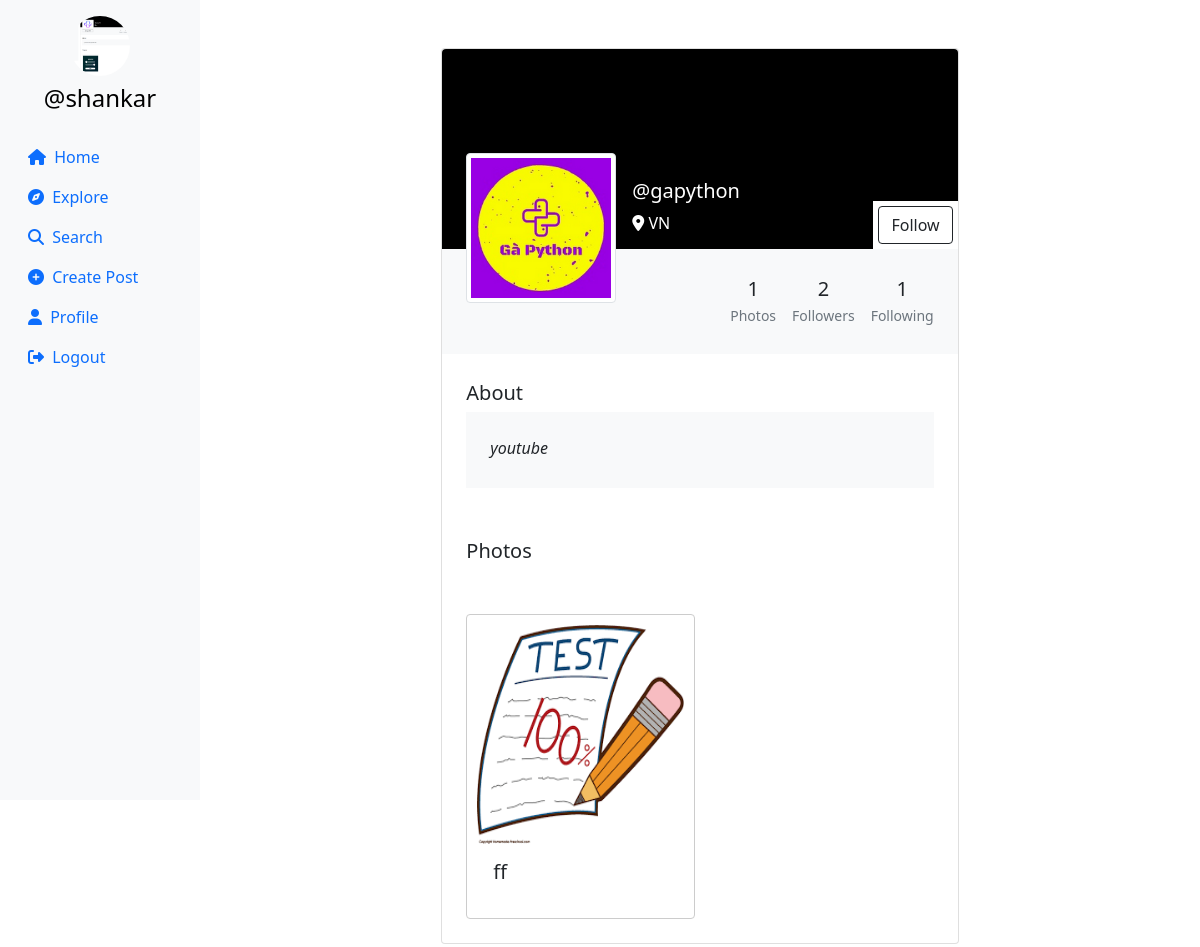
Page /profile/gapython (signed in) on the committed database.
### userauth/models.py (models this page shows, shortened)
class Profile(models.Model):
    user = models.ForeignKey(User, on_delete=models.CASCADE)
    id_user = models.IntegerField(primary_key=True, default=0)
    bio = models.TextField(blank=True, default='')
    profileimg = models.ImageField(upload_to='profile_images', default='blank-profile-picture.png')
    location = models.CharField(max_length=100, blank=True, default='')

class Post(models.Model):
    id = models.UUIDField(primary_key=True, default=uuid.uuid4)
    user = models.CharField(max_length=100)
    image = models.ImageField(upload_to='post_images')
    caption = models.TextField()
    created_at = models.DateTimeField(default=datetime.now)
    no_of_likes = models.IntegerField(default=0)

### userauth/views.py (the view, shortened to what this page needs)
# urls.py: path('profile/<str:id_user>', views.profile),
@login_required(login_url='/loginn')
def profile(request,id_user):
    user_object = User.objects.get(username=id_user)
    print(user_object)
    profile = Profile.objects.get(user=request.user)
    user_profile = Profile.objects.get(user=user_object)
    user_posts = Post.objects.filter(user=id_user).order_by('-created_at')
    user_post_length = len(user_posts)
    follower = request.user.username
    user = id_user
    if Followers.objects.filter(follower=follower, user=user).first():
        follow_unfollow = 'Unfollow'
    else:
        follow_unfollow = 'Follow'
    user_followers = len(Followers.objects.filter(user=id_user))
    user_following = len(Followers.objects.filter(follower=id_user))
    context = {
        'user_object': user_object,
        'user_profile': user_profile,
        'user_posts': user_posts,
        'user_post_length': user_post_length,
        'profile': profile,
        'follow_unfollow':follow_unfollow,
        'user_followers': user_followers,
        'user_following': user_following,
    }
    return render(request, 'profile.html', context)

### templates/profile.html (shortened to what this page needs)
{% load static %}
<!DOCTYPE html>
<html lang="en">
<head>
    <link rel="stylesheet" href="https://maxcdn.bootstrapcdn.com/bootstrap/4.5.2/css/bootstrap.min.css">
    <link href="https://cdn.jsdelivr.net/npm/bootstrap@5.0.2/dist/css/bootstrap.min.css" rel="stylesheet"
>
    <link rel="stylesheet" href="{% static 'css/app.css' %}">
</head>
<body>
    {% load static %}
    <div class="container-fluid">
        <div class="row">
            <nav class="col-md-2 d-none d-md-block sidebar" style="position: fixed;">
                <div class="text-center mt-3">
                    <img src="{{profile.profileimg.url}}" alt="Profile Picture" class="profile-pic">
                    <h4 class="mt-2"><a href="/profile/{{user}}" style="text-decoration:none;">@{{user}}</a></h4>
                </div>
                <ul class="nav flex-column mt-4">
                    <li class="nav-item">
                        <a class="nav-link active" href="/">
                            <i class="fa-solid fa-house mr-1"></i> Home
                        </a>
                    </li>
                    <li class="nav-item">
                        <a class="nav-link" href="/explore">
                            <i class="fa-solid fa-compass mr-1"></i> Explore
                        </a>
                    </li>
                    <li class="nav-item">
                        <a class="nav-link" href="#" data-bs-toggle="modal" data-bs-target="#exampleModal3">
                            <i class="fa-solid fa-magnifying-glass mr-1"></i> Search
                        </a>
                    </li>
                    <li class="nav-item">
                        <a class="nav-link" href="#" data-bs-toggle="modal" data-bs-target="#exampleModal2"
                            data-bs-whatever="@getbootstrap">
                            <i class="fa-solid fa-circle-plus mr-1"></i> Create Post
                        </a>
                    </li>
                    <li class="nav-item">
                        <a class="nav-link" href="/profile/{{user}}">
                            <i class="fa-solid fa-user mr-1"></i> Profile
                        </a>
                    </li>
                    <li class="nav-item">
                        <a class="nav-link" href="/logoutt">
                            <i class="fa-solid fa-right-from-bracket mr-1"></i> Logout
                        </a>
                    </li>
                </ul>
            </nav>
            {% load static %}
            <main role="main" class="col-md-9 ml-sm-auto col-lg-10 px-md-4">
                <section class="gradient-custom-2">
                    <div class="container py-5">
                        <div class="row d-flex justify-content-center align-items-center h-100">
                            <div class="col col-lg-9 col-xl-7">
                                <div class="card">
                                    <div class="rounded-top text-white d-flex flex-row"
                                        style="background:black; height:200px;">
                                        <div class="ms-4  d-flex flex-column" style="width: 150px; margin-top:5rem;">
                                            <img src="{{user_profile.profileimg.url}}" alt="Generic placeholder image"
                                                class="img-fluid img-thumbnail mt-4 mb-2"
                                                style="width: 150px; z-index: 1">
                                        </div>
                                        <div class="ms-3" style="margin-top: 130px;">
                                            <h5>@{{user_profile.user}}</h5>
                                            <p><i class="fa-solid fa-location-dot"></i> {{user_profile.location}}</p>
                                        </div>
                                        <div style="margin-inline-start: auto; margin-top: auto;background:white;">
                                        <form action="/follow" method="POST">
                                            {% csrf_token %}  {% if user != user_profile.user %}
                                            <button type="submit" class="btn btn-outline-dark"
                                                data-mdb-ripple-color="dark" style="z-index: 1; margin: 5px;"
                                                data-bs-toggle="modal" data-bs-target="#exampleModal1"
                                                data-bs-whatever="@getbootstrap">
                                                {{follow_unfollow}}
                                            </button>
                                            {% endif %}
</form>
                                        </div>
                                    </div>
                                    <div class="p-4 text-black" style="background-color: #f8f9fa;">
                                        <div class="d-flex justify-content-end text-center py-1">
                                            <div>
                                                <p class="mb-1 h5">{{user_post_length}}</p>
                                                <p class="small text-muted mb-0">Photos</p>
                                            </div>
                                            <div class="px-3">
                                                <p class="mb-1 h5">{{user_followers}}</p>
                                                <p class="small text-muted mb-0">Followers</p>
                                            </div>
                                            <div>
                                                <p class="mb-1 h5">{{user_following}}</p>
                                                <p class="small text-muted mb-0">Following</p>
                                            </div>
                                        </div>
                                    </div>
                                    <div class="card-body p-4 text-black">
                                        <div class="mb-5">
                                            <p class="lead fw-normal mb-1">About</p>
                                            <div class="p-4" style="background-color: #f8f9fa;">
                                                <p class="font-italic mb-1">{{user_profile.bio}}</p>
                                            </div>
                                        </div>
                                        <div class="mb-5">
                                            <p class="lead fw-normal mb-1">Photos</p>
                                        </div>
                                        <div class="image-grid">
                                            {% for pos in user_posts %}
                                            <div class="card image-item">
                                                <img src="{{pos.image.url}}" class="card-img-top" alt="..."
                                                    style="width: 219px;height: 219px;">
                                                <div class="card-body">
                                                    <h5 class="card-title">{{pos.caption}}</h5>
                                                </div>
                                            </div>
                                            {% endfor %}
                                        </div>
                                    </div>
                                </div>
                            </div>
                        </div>
                    </div>
                </section>
            </main>
        </div>
    </div>
</body>
</html>

### templates/profile.html (style rules this page uses)
.sidebar { background-color: #f8f9fa; height: 100vh; color: black; }
.profile-pic { width: 60px; height: 60px; border-radius: 50%; object-fit: cover; }
a { color: black; }
.image-grid { display: grid; grid-template-columns: repeat(auto-fill, minmax(200px, 1fr)); gap: 10px; }
.image-item { border: 1px solid #ccc; padding: 10px; }
.image-item img { max-width: 100%; height: auto; }

### rows in the picture
Profile: profileimg (picture)
Profile: profileimg (picture), user "gapython", location "VN", bio "youtube"
Post: image (picture), caption "ff"

### other values in the picture
{{ user }} "shankar"
{{ follow_unfollow }} "Follow"
{{ user_post_length }} "1"
{{ user_followers }} "2"
{{ user_following }} "1"
